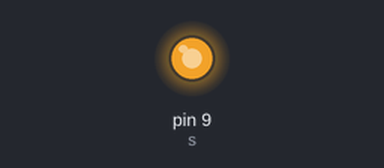
The sketch below on a simulated Arduino Uno, built with avr-gcc and run on an emulated ATmega328P. Shown: output pins drawn as LEDs (lit = HIGH).

Above: at 0.1 s.
Timing chart, 0 to 1.6 s (numbered marks = the images above):
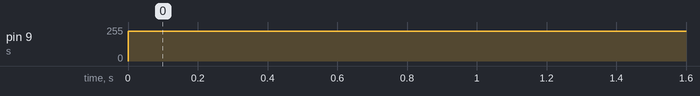

The sketch:

sketch_nov04a.ino
```cpp
const int s=9;

void setup() {
  // put your setup code here, to run once:
//pinMode(p,OUTPUT);
pinMode(s,OUTPUT);
}

void loop() {
  // put your main code here, to run repeatedly:
analogWrite(s,225);
}
```

Measured:
- by itself, pin 9 (s): 0/255 → 225/255 at 0.00 s
